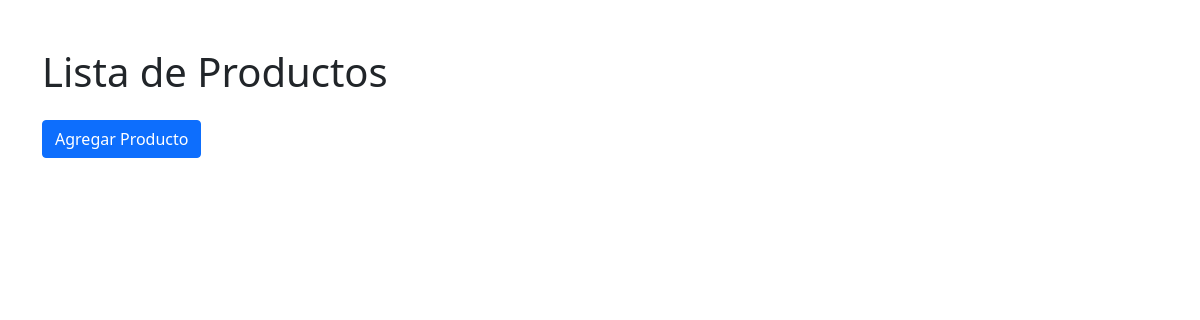
Before: /productos/ with the older database file.
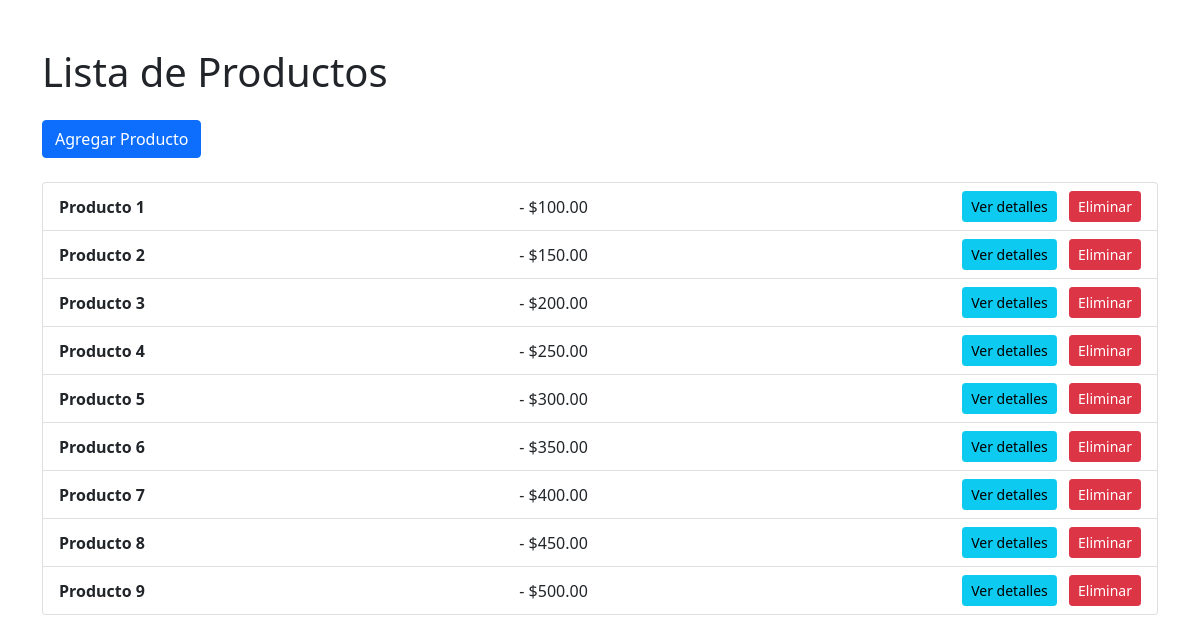
After: the same page with the newer database file.
### Gestor/models.py (models this page shows, shortened)
class Producto(models.Model):
    class Meta:
        pass
    nombre = models.CharField(max_length=100)
    descripcion = models.TextField()
    precio = models.DecimalField(max_digits=10, decimal_places=2)
    stock = models.IntegerField()
    categoria = models.CharField(max_length=50)

### Gestor/views.py (the view)
# urls.py: path('productos/', views.lista_producto, name='lista_producto'),
def lista_producto(request):
    productos= Producto.objects.all()
    if request.method == 'POST':
        form = ProductoForm(request.POST)
        if form.is_valid():
            form.save()
            return redirect('Gestor:lista_producto')
    else:
        form = ProductoForm()
    return render(request, 'productos/lista_producto.html', {'productos':productos, 'form':form})

### Gestor/templates/productos/lista_producto.html (shortened to what this page needs)
<!DOCTYPE html>
<html lang="es">
<head>
    <link href="https://cdn.jsdelivr.net/npm/bootstrap@5.1.3/dist/css/bootstrap.min.css" rel="stylesheet">
</head>
<body>
    <div class="container mt-5">
        <h1 class="mb-4">Lista de Productos</h1>
        <a href="#" onclick="document.getElementById('add-form').style.display='block'" class="btn btn-primary mb-4">Agregar Producto</a>
        <ul class="list-group">
            {% for producto in productos %}
            <li class="list-group-item d-flex justify-content-between align-items-center">
                <strong>{{ producto.nombre }}</strong> - ${{ producto.precio }}
                <div>
                    <a href="{% url 'Gestor:detalle_producto' producto.pk %}" class="btn btn-info btn-sm">Ver detalles</a>
                    <a href="{% url 'Gestor:eliminar_producto' producto.pk %}" class="btn btn-danger btn-sm ms-2">Eliminar</a>
                </div>
            </li>
            {% endfor %}
        </ul>
    </div>
</body>
</html>

Changed rows visible on the page:
added Producto: nombre "Producto 1", precio "100.00"
added Producto: nombre "Producto 2", precio "150.00"
added Producto: nombre "Producto 3", precio "200.00"
added Producto: nombre "Producto 4", precio "250.00"
added Producto: nombre "Producto 5", precio "300.00"
added Producto: nombre "Producto 6", precio "350.00"
added Producto: nombre "Producto 7", precio "400.00"
added Producto: nombre "Producto 8", precio "450.00"
added Producto: nombre "Producto 9", precio "500.00"
